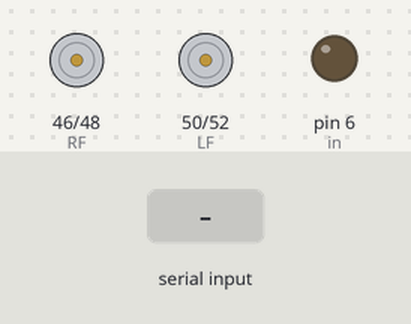
A sketch run on a simulated Arduino Mega 2560, built with avr-gcc and run on an emulated ATmega2560. Shown: motor-driver pin pairs drawn as motors (green arrow = first pin HIGH = forward, orange = second pin HIGH = backward, longer = more drive), output pins drawn as LEDs (lit = HIGH). The inputs (shaded band) are chosen by the test bench. What the sketch prints to the serial monitor is not drawn.

Above: at 1.2 s.
1.3 s: "F" received over Serial
2.8 s: "F" received over the second serial link
At 3.3 s:
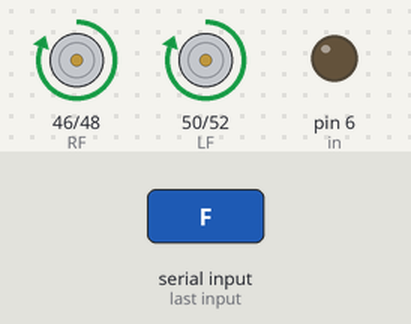
4.3 s: "B" received over the second serial link
At 4.8 s:
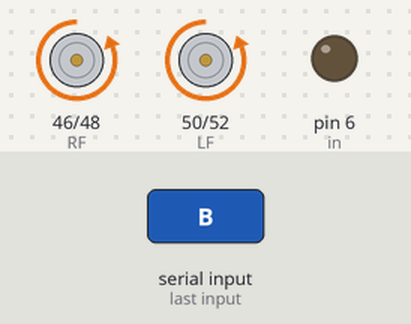
5.8 s: "R" received over the second serial link
At 7.0 s:
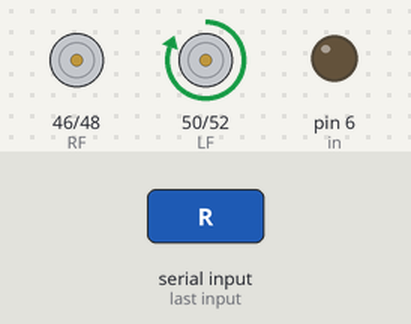
7.3 s: "L" received over the second serial link
At 8.0 s:
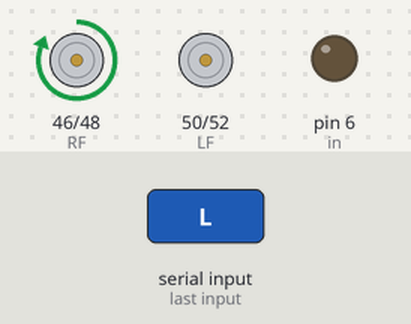
Timing chart, 0 to 9.8 s (numbered marks = the images above; inputs shaded):
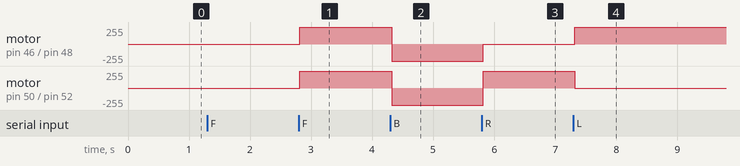

Measured:
- after the input at 1.3 s, every drawn part: stays the same
- after the input at 2.8 s, motor on pin 46 (RF) / pin 48 (RB), motor on pin 50 (LF) / pin 52 (LB): stopped → forward 255/255 at once
- after the input at 4.3 s, motor on pin 46 (RF) / pin 48 (RB), motor on pin 50 (LF) / pin 52 (LB): forward 255/255 → backward 255/255 at once
- after the input at 5.8 s, motor on pin 46 (RF) / pin 48 (RB): backward 255/255 → stopped at once; motor on pin 50 (LF) / pin 52 (LB): backward 255/255 → forward 255/255 at once
- after the input at 7.3 s, motor on pin 46 (RF) / pin 48 (RB): stopped → forward 255/255 at once; motor on pin 50 (LF) / pin 52 (LB): forward 255/255 → stopped at once

The sketch:

rc_car.ino
```cpp
/////***** DEFINITIONS *****/////
#include <SoftwareSerial.h>
#define RF 46  //right forward
#define RB 48 // right backward
#define LF 50 //left forward
#define LB 52 //left backward

#define TX 0
#define RX 1

char x ; byte de=5,in=6;
int k=255;
///////*** END OF DEFINITIONS ***///////
SoftwareSerial HC(0,1);

////**** FUNCTIONS ****////
void forward(){
  digitalWrite(RF, HIGH);
  digitalWrite(RB, LOW);
  digitalWrite(LF, HIGH);
  digitalWrite(LB, LOW);
  Serial.println("forword");
  }

void backward(){
  digitalWrite(RF, LOW);
  digitalWrite(RB, HIGH);
  digitalWrite(LF, LOW);
  digitalWrite(LB, HIGH);
  Serial.println("backward");
  }

/*void right(){
  digitalWrite(RF, LOW);
  digitalWrite(RB, HIGH);
  digitalWrite(LF, HIGH);
  digitalWrite(LB, LOW);
  Serial.println("right");
  }  */

void right(){
  digitalWrite(RF, LOW);
  digitalWrite(RB, LOW);
  digitalWrite(LF, HIGH);
  digitalWrite(LB, LOW);
  Serial.println("right");
  }

/*void left(){
   digitalWrite(RF, HIGH);
  digitalWrite(RB, LOW);
  digitalWrite(LF, LOW);
  digitalWrite(LB, HIGH);
  Serial.println("left");
  }   */
void left(){
  digitalWrite(RF, HIGH);
  digitalWrite(RB, LOW);
  digitalWrite(LF, LOW);
  digitalWrite(LB, LOW);
  Serial.println("left");
  }

void stop_motor(){
  digitalWrite(RF, LOW);
  digitalWrite(RB, LOW);
  digitalWrite(LF, LOW);
  digitalWrite(LB, LOW);
  Serial.println("stop");
  }

//////*** END OF FUNCTIONS ***//////

void setup() {

        //////MOTORS PINS////
  pinMode(RF , OUTPUT);
  pinMode(RB , OUTPUT);
  pinMode(LF , OUTPUT);
  pinMode(LB , OUTPUT);
  pinMode(de , OUTPUT);
  pinMode(in , OUTPUT);
       //// end of motors pins ////
       Serial.begin(9600);
 HC.begin(9600);

}

void loop() {

  while (Serial.available()>0){

    x = HC.read() ;

   Serial.println (" x =  " ) ; Serial.println (x); Serial.println() ;

   if (x=='F'){
      forward();
    }
    else if(x=='B'){
      backward();
    }
    else if (x == 'R'){
      right();
    }
    else if (x=='L'){
      left();
    }
    else if ( x=='S'){
    stop_motor();
    }
  }
}
```
